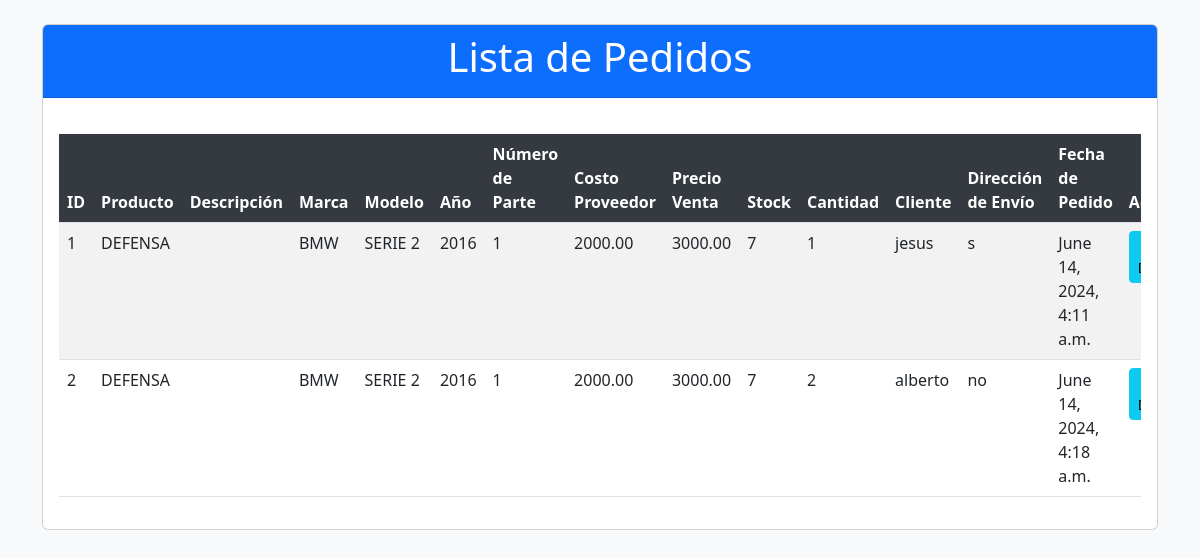
The page /pedidos/ (signed in) on the database its author committed.
### shop/models.py (models this page shows, shortened)
class Pedido(models.Model):
    producto = models.ForeignKey(Producto, on_delete=models.CASCADE)
    cantidad = models.PositiveIntegerField()
    fecha_pedido = models.DateTimeField(auto_now_add=True)
    cliente = models.CharField(max_length=255)
    direccion_envio = models.TextField()

class Producto(models.Model):
    nombre = models.CharField(max_length=255)
    descripcion = models.TextField(blank=True, null=True)
    marca = models.CharField(max_length=100, blank=True, null=True)
    modelo = models.CharField(max_length=100, blank=True, null=True)
    anio = models.PositiveIntegerField(blank=True, null=True)
    numero_parte = models.CharField(max_length=100, unique=True)
    costo_proveedor = models.DecimalField(max_digits=10, decimal_places=2, blank=True, null=True)
    precio_venta = models.DecimalField(max_digits=10, decimal_places=2, blank=True, null=True)
    stock = models.PositiveIntegerField(blank=True, null=True)
    imagen = models.ImageField(upload_to='productos/img/', blank=True, null=True)
    compatible_modelos = models.TextField(blank=True, null=True, help_text="Lista de modelos compatibles")

### shop/views.py (the view)
# urls.py: path('pedidos/', views.pedidos, name='pedidos'),
@login_required
def pedidos(request):
    pedidos = Pedido.objects.all()  # Obtener todos los pedidos
    return render(request, 'pedidos/pedidos.html', {'pedidos': pedidos})

### shop/templates/pedidos/pedidos.html (shortened to what this page needs)
<!DOCTYPE html>
<html lang="en">
<head>
    <link href="https://cdn.jsdelivr.net/npm/bootstrap@5.3.0/dist/css/bootstrap.min.css" rel="stylesheet">
</head>
<body>
    <div class="container mt-4">
        <div class="card">
            <div class="card-header bg-primary text-white text-center">
                <h1>Lista de Pedidos</h1>
            </div>
            <div class="card-body">
                <div class="table-responsive">
                    <table class="table table-striped table-hover">
                        <thead>
                            <tr>
                                <th>ID</th>
                                <th>Producto</th>
                                <th>Descripción</th>
                                <th>Marca</th>
                                <th>Modelo</th>
                                <th>Año</th>
                                <th>Número de Parte</th>
                                <th>Costo Proveedor</th>
                                <th>Precio Venta</th>
                                <th>Stock</th>
                                <th>Cantidad</th>
                                <th>Cliente</th>
                                <th>Dirección de Envío</th>
                                <th>Fecha de Pedido</th>
                                <th>Acciones</th>
                            </tr>
                        </thead>
                        <tbody>
                            {% for pedido in pedidos %}
                            <tr>
                                <td>{{ pedido.id }}</td>
                                <td>{{ pedido.producto.nombre }}</td>
                                <td>{{ pedido.producto.descripcion }}</td>
                                <td>{{ pedido.producto.marca }}</td>
                                <td>{{ pedido.producto.modelo }}</td>
                                <td>{{ pedido.producto.anio }}</td>
                                <td>{{ pedido.producto.numero_parte }}</td>
                                <td>{{ pedido.producto.costo_proveedor }}</td>
                                <td>{{ pedido.producto.precio_venta }}</td>
                                <td>{{ pedido.producto.stock }}</td>
                                <td>{{ pedido.cantidad }}</td>
                                <td>{{ pedido.cliente }}</td>
                                <td>{{ pedido.direccion_envio }}</td>
                                <td>{{ pedido.fecha_pedido }}</td>
                                <td>
                                    <a href="#" class="btn btn-sm btn-info">Ver Detalles</a>
                                </td>
                            </tr>
                            {% endfor %}
                        </tbody>
                    </table>
                </div>
            </div>
        </div>
    </div>
</body>
</html>

### shop/templates/pedidos/pedidos.html (style rules this page uses)
body { background-color: #f8f9fa; }
.table-responsive { margin-top: 20px; }
.card { margin: 20px 0; }
.table thead th { background-color: #343a40; color: #fff; }

### rows shown on the page
Pedido: id "1", producto.nombre "DEFENSA", producto.marca "BMW", producto.modelo "SERIE 2", producto.anio "2016", producto.numero_parte "1", producto.costo_proveedor "2000.00", producto.precio_venta "3000.00", producto.stock "7", cantidad "1", cliente "jesus", direccion_envio "s", fecha_pedido "June 14, 2024, 4:11 a.m."
Pedido: id "2", producto.nombre "DEFENSA", producto.marca "BMW", producto.modelo "SERIE 2", producto.anio "2016", producto.numero_parte "1", producto.costo_proveedor "2000.00", producto.precio_venta "3000.00", producto.stock "7", cantidad "2", cliente "alberto", direccion_envio "no", fecha_pedido "June 14, 2024, 4:18 a.m."
